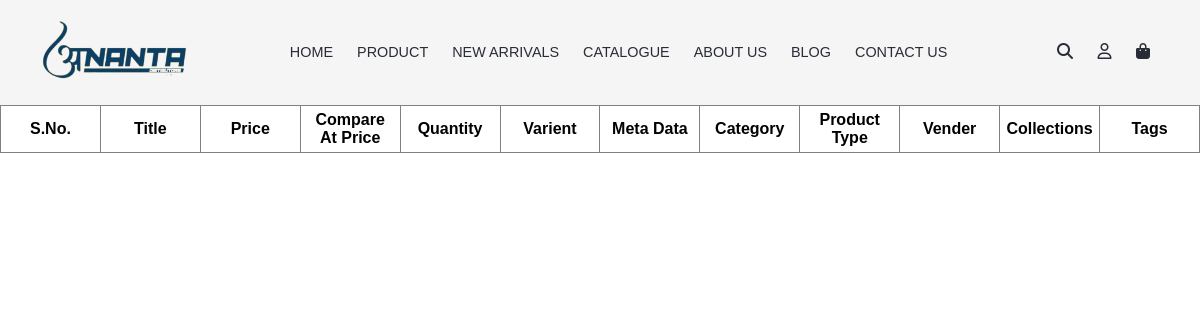
/products/, run on an earlier commit of the app's database.
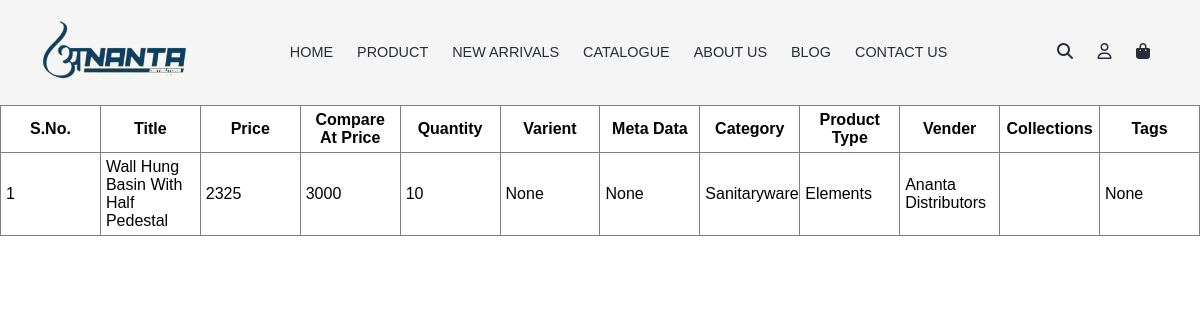
And on a later commit of the database.
### shop/models.py (models this page shows, shortened)
class Product(models.Model):
    title = models.CharField(max_length=255)
    description = models.TextField()
    media = models.ForeignKey(Media, on_delete=models.CASCADE, null=True, blank=True)
    price = models.IntegerField()
    compare_at_price = models.IntegerField()
    quantity = models.IntegerField()
    varient = models.ForeignKey(Varient, on_delete=models.CASCADE, null=True, blank=True)
    meta_data = models.ForeignKey(Meta_Data, on_delete=models.CASCADE, null=True, blank=True)
    category = models.CharField(max_length=50)
    pro_type = models.CharField(max_length=50)
    vender = models.CharField(max_length=50)
    collections = models.ForeignKey(Collection, on_delete=models.CASCADE, null=True, blank=True)
    tags = models.ForeignKey(Tags, on_delete=models.CASCADE, null=True, blank=True)

### shop/views.py (the view)
# urls.py: path('products/', view_products, name="products"),
def view_products(request):
    products = Product.objects.all()
    return render(request, 'products.html', locals())

### templates/products.html (shortened to what this page needs)
{% extends "base.html" %}
{% load static %}
{% block main %}
<div class="product-container">
    <div class="product-content">
        <table border="1">
            <thead>
                <tr>
                    <th>S.No.</th>
                    <th>Title</th>
                    <th>Price</th>
                    <th>Compare At Price</th>
                    <th>Quantity</th>
                    <th>Varient</th>
                    <th>Meta Data</th>
                    <th>Category</th>
                    <th>Product Type</th>
                    <th>Vender</th>
                    <th>Collections</th>
                    <th>Tags</th>
                </tr>
                {% for product in products %}
                <tr>
                    <td>{{forloop.counter}}</td>
                    <td>{{product.title}}</td>
                    <td>{{product.price }}</td>
                    <td>{{product.compare_at_price }}</td>
                    <td>{{product.quantity }}</td>
                    <td>{{product.varient }}</td>
                    <td>{{product.meta_data }}</td>
                    <td>{{product.category }}</td>
                    <td>{{product.pro_type }}</td>
                    <td>{{product.vender }}</td>
                    <td>{{product.collectios }}</td>
                    <td>{{product.tags }}</td>
                </tr>
                {% endfor %}
            </thead>
        </table>
    </div>
</div>
{% endblock main %}

### templates/base.html (shortened to what this page needs)
<!DOCTYPE html>
{% load static %}
<html lang="en">
<head>
    <link rel="stylesheet" type="text/css" href="https://cdn.jsdelivr.net/npm/slick-carousel@1.8.1/slick/slick.css"/>
    <link rel="stylesheet" type="text/css" href="https://cdn.jsdelivr.net/npm/slick-carousel@1.8.1/slick/slick-theme.css"/>
    <link rel="stylesheet" type="text/css" href="https://cdn.jsdelivr.net/npm/slick-carousel@1.8.1/slick/slick.css"/>
    <link rel="stylesheet" href="https://cdnjs.cloudflare.com/ajax/libs/font-awesome/6.4.2/css/all.min.css">
    <link rel="stylesheet" href="{% static 'css/style.css' %}">
</head>
<body>
    <header>
        <div class="logo">
            <a href="{% url 'home' %}">
                <img src="{% static 'image/logo1.png' %}" alt="Ananta Distributors">
            </a>
        </div>
        <ul class="nav" id="nav">
            <li class="nav-link"><a href="{% url 'home' %}">Home</a></li>
            <li class="nav-link"><a href="{% url 'products' %}">Product</a></li>
            <li class="nav-link"><a href="{% url 'new_arrivals' %}">New Arrivals</a></li>
            <li class="nav-link"><a href="{% url 'collections' %}">Catalogue</a></li>
            <li class="nav-link"><a href="{% url 'about_us' %}">About Us</a></li>
            <li class="nav-link"><a href="{% url 'blog' %}">Blog</a></li>
            <li class="nav-link"><a href="{% url 'contact_us' %}">Contact Us</a></li>
        </ul>
        <div class="menu-icons">
            <a href="#"><i class="fa-solid fa-magnifying-glass"></i></a>
            <a href="{% url 'signin' %}"><i class="fa-regular fa-user"></i></a>
            <a href="#"><i class="fa-solid fa-bag-shopping"></i></a>
        </div>
    </header>
    {% block main %}{% endblock main %}
</body>
</html>

### static/css/style.css (style rules this page uses)
:root { --main: rgb(12, 66, 85); --main-input: rgb(12, 66, 85, 0.5); --dark: #126483; --light1: #ffffff; --light2: #f5f5f5; --full-width:100%; --mid-width:1400px; }
* { margin: 0px; padding: 0px; box-sizing: border-box; font-family: 'Poppins', sans-serif; }
a { color: #282C35; text-decoration: none; }
header { display: flex; padding: 20px 40px; justify-content: space-between; align-items: center; text-align: center; background-color: var(--light2); }
.logo { width:150px; }
.logo a { font-size: 1.4em; font-weight: bold; }
.logo a img { width: 100%; }
.nav { display: flex; list-style-type: none; }
.nav .nav-link a { padding: 10px 12px; display: block; text-transform: uppercase; font-size: 0.9em; }
.menu-icons a { padding: 10px; }
.product-container { margin:auto; display: flex; }
.product-content { width:100%; }
table, tr, td, th { width: 100%; table-layout: fixed; border-collapse: collapse; }

What changed in the data, as far as the page shows it:
added Product: title "Wall Hung Basin With Half Pedestal", price "2325", compare_at_price "3000", quantity "10", varient "None", meta_data "None", category "Sanitaryware", pro_type "Elements", vender "Ananta Distributors", tags "None"
